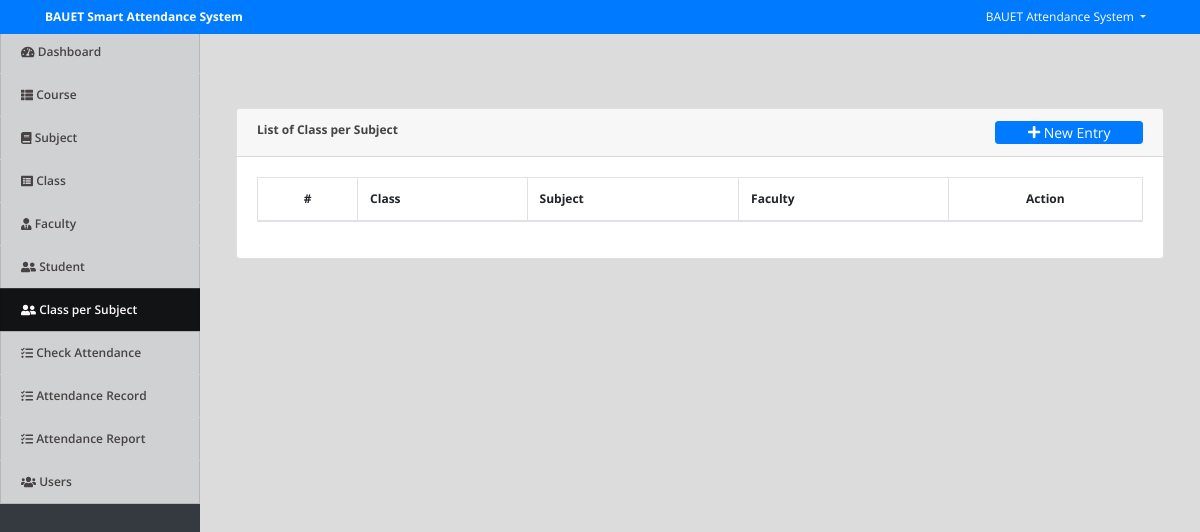
The app's page /index.php?page=class_subject (signed in), older data.
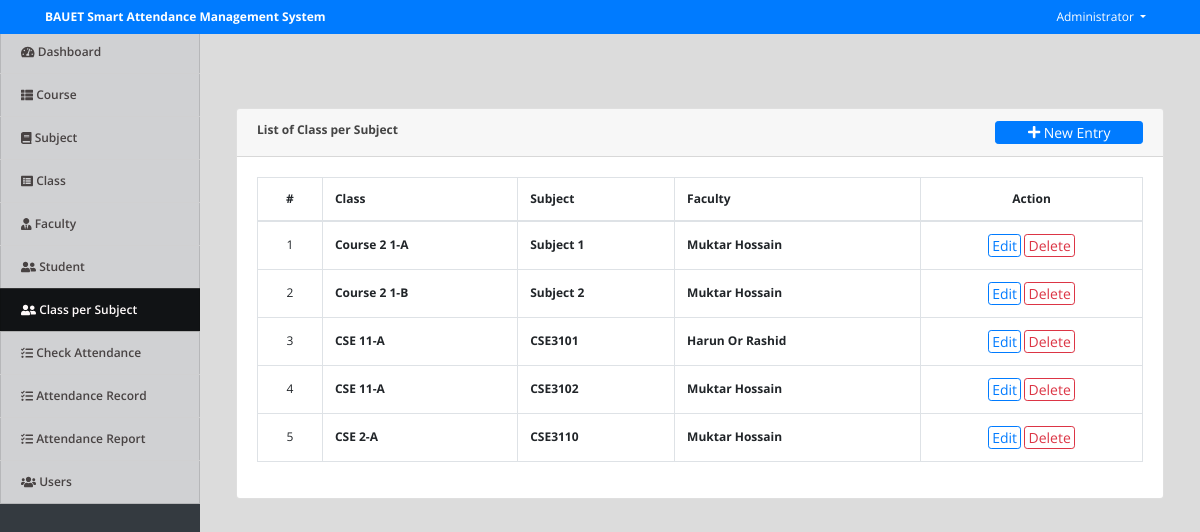
The same page, newer data.
### tables this page shows
CREATE TABLE `class_subject` (
  `id` int(30) NOT NULL,
  `class_id` int(30) NOT NULL,
  `subject_id` int(30) NOT NULL,
  `faculty_id` int(30) NOT NULL,
  `student_ids` text NOT NULL,
  `date_created` datetime NOT NULL DEFAULT current_timestamp()
);

CREATE TABLE `subjects` (
  `id` int(30) NOT NULL,
  `subject` varchar(100) NOT NULL,
  `description` text NOT NULL,
  `date_created` datetime NOT NULL DEFAULT current_timestamp()
);

CREATE TABLE `faculty` (
  `id` int(30) NOT NULL,
  `id_no` varchar(50) NOT NULL,
  `name` text NOT NULL,
  `email` varchar(200) NOT NULL,
  `contact` varchar(50) NOT NULL,
  `address` text NOT NULL,
  `date_created` datetime NOT NULL DEFAULT current_timestamp()
);

### class_subject.php (the view, shortened to what this page needs)
<?php include('db_connect.php');?>
<div class="container-fluid">
	<div class="col-lg-12">
		<div class="row">
			<div class="col-md-12">
				<div class="card">
					<div class="card-header">
						<b>List of Class per Subject</b>
						<span class="float:right"><a class="btn btn-primary btn-block btn-sm col-sm-2 float-right" href="javascript:void(0)" id="new_class_subject">
					<i class="fa fa-plus"></i> New Entry
				</a></span>
					</div>
					<div class="card-body">
						<table class="table table-condensed table-bordered table-hover">
							<thead>
								<tr>
									<th class="text-center">#</th>
									<th class="">Class</th>
									<th class="">Subject</th>
									<th class="">Faculty</th>
									<th class="text-center">Action</th>
								</tr>
							</thead>
							<tbody>
								<?php
								$i = 1;
								$class_subject = $conn->query("SELECT cs.*,concat(co.course,' ',c.level,'-',c.section) as `class`,s.subject,f.name as fname FROM class_subject cs inner join `class` c on c.id = cs.class_id inner join courses co on co.id = c.course_id inner join faculty f on f.id = cs.faculty_id inner join subjects s on s.id = cs.subject_id order by concat(co.course,' ',c.level,'-',c.section) asc");
								while($row=$class_subject->fetch_assoc()):
								?>
								<tr>
									<td class="text-center"><?php echo $i++ ?></td>
									<td>
										<p> <b><?php echo $row['class'] ?></b></p>
									</td>
									<td class="">
										 <p> <b><?php echo $row['subject'] ?></b></p>
									</td>
									<td class="">
										 <p> <b><?php echo $row['fname'] ?></b></p>
									</td>
									<td class="text-center">
										<button class="btn btn-sm btn-outline-primary edit_class_subject" type="button" data-id="<?php echo $row['id'] ?>" >Edit</button>
										<button class="btn btn-sm btn-outline-danger delete_class_subject" type="button" data-id="<?php echo $row['id'] ?>">Delete</button>
									</td>
								</tr>
								<?php endwhile; ?>
							</tbody>
						</table>
					</div>
				</div>
			</div>
		</div>
	</div>
</div>

### topbar.php (shortened to what this page needs)
<nav class="navbar navbar-light fixed-top bg-primary" style="padding:0">
  <div class="container-fluid mt-2 mb-2">
  	<div class="col-lg-12">
      <div class="col-md-4 float-left text-white">
        <large><b><?php echo isset($_SESSION['system']['name']) ? $_SESSION['system']['name'] : '' ?></b></large>
      </div>
	  	<div class="float-right">
        <div class=" dropdown mr-4">
            <a href="#" class="text-white dropdown-toggle"  id="account_settings" data-toggle="dropdown" aria-haspopup="true" aria-expanded="false"><?php echo $_SESSION['login_name'] ?> </a>
        </div>
      </div>
  </div>
</nav>

Row changes from the older to the newer data that the page shows:
added class_subject: class "Course 2 1-A", subject.subject "Subject 1", faculty.name "Muktar Hossain"
added class_subject: class "Course 2 1-B", subject.subject "Subject 2", faculty.name "Muktar Hossain"
added class_subject: class "CSE 11-A", subject.subject "CSE3101", faculty.name "Harun Or Rashid"
added class_subject: class "CSE 11-A", subject.subject "CSE3102", faculty.name "Muktar Hossain"
added class_subject: class "CSE 2-A", subject.subject "CSE3110", faculty.name "Muktar Hossain"
Text that changed along with them:
$_SESSION['system']['name']: "BAUET Smart Attendance System" → "BAUET Smart Attendance Management System"
$_SESSION['login_name']: "BAUET Attendance System" → "Administrator"
